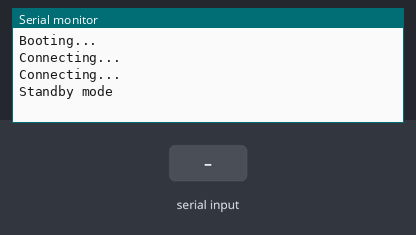
This sketch was run on a simulated ESP8266 (NodeMCU). Shown: the last lines printed to the serial monitor. Inputs (shaded band) come from the test bench. WiFi joins after 1.5 s; servers stay silent unless stated; uploads are accepted with an empty reply.

Above: at 3.2 s.
3.3 s: "MARCO:\n" received over the second serial link
At 4.5 s:
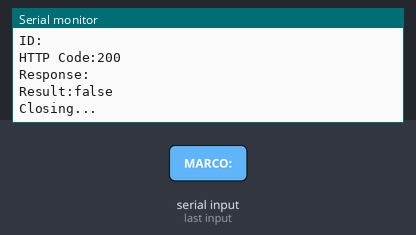
4.8 s: "Active\n" received over the second serial link
At 5.5 s:
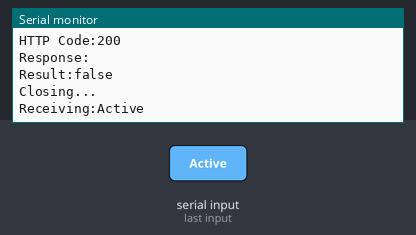
6.3 s: "1\n" received over the second serial link
At 7.8 s:
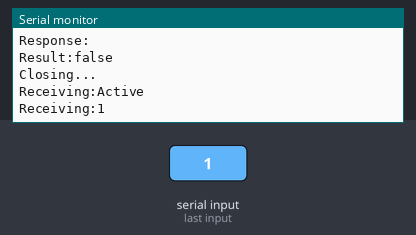

The sketch:

esp8266.ino
```cpp
#include <ArduinoJson.h>
#include <ESP8266WiFi.h>
#include <ESP8266HTTPClient.h>
#include <SoftwareSerial.h>

const char* ssid = "ABDUL";
const char* password = "@Sira1212";
const char *url = "http://192.168.100.7:8000/api/read-card";
SoftwareSerial unoSerial(5, 4);

WiFiClient client;
HTTPClient http;

void setup() {
  Serial.begin(9600);
  unoSerial.begin(9600);
  Serial.println("Booting...");
  WiFi.begin(ssid, password);

  while (WiFi.status() != WL_CONNECTED) {
    delay(1000);
    Serial.println("Connecting...");
  }
  Serial.println("Standby mode");
}

void loop() {
  if (unoSerial.available() && WiFi.status() == WL_CONNECTED) {
    String data = unoSerial.readStringUntil('\n');
    Serial.println("Receiving:" + data);
    if (data.startsWith("MARCO:")) {
      String id = data.substring(6);
      Serial.println("ID:" + id);
      http.begin(client, url);
      http.addHeader("Content-Type", "application/x-www-form-urlencoded");
      int httpCode = http.POST("card_number=" + id);
      Serial.print("HTTP Code:");
      Serial.println(httpCode);
      if (httpCode > 0) {
        String payload = http.getString();
        // parse the payload and determine the result
        Serial.println("Response:" + payload);
        bool result = parsePayload(payload);
        String strResult = result ? "true" : "false";
        unoSerial.print("POLO:" + strResult);
        Serial.println("Result:" + strResult);
      } else {
        unoSerial.print("POLO:false");
      }
      Serial.println("Closing...");
      http.end();
    }
  }
}

bool parsePayload(String payload) {
  StaticJsonDocument<128> doc;
  deserializeJson(doc, payload);
  const char* result = doc["status"];
  const int stat = strcmp(result, "Active");
  return stat == 0;
}
```

Measured:
- after the input at 3.3 s, the serial monitor: prints a new line at once (image 1)
- after the input at 4.8 s, the serial monitor: prints a new line at once (image 2)
- after the input at 6.3 s, the serial monitor: prints a new line at once (image 3)
